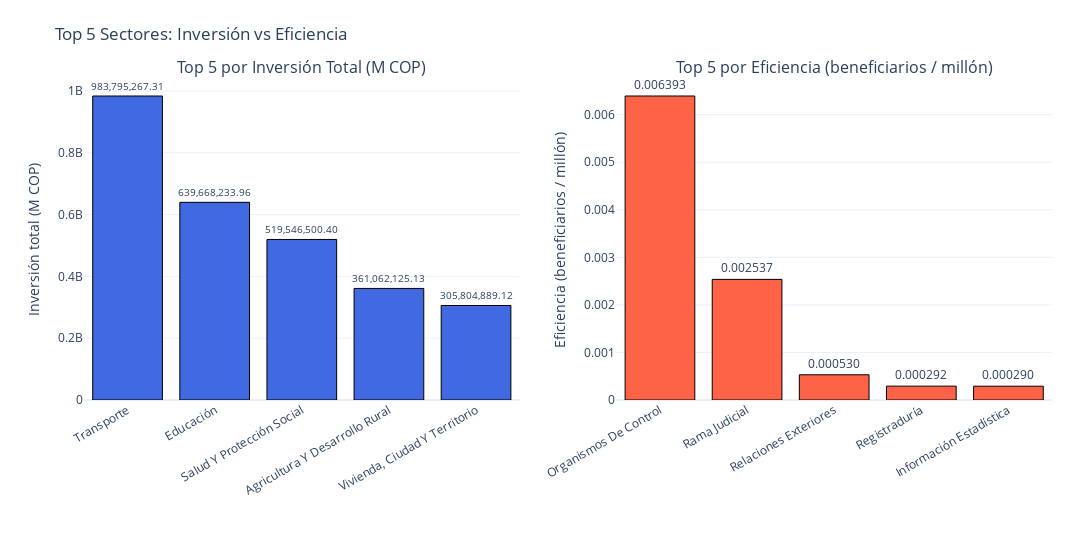

Write notebook code for a chart like this one.
### Code cell
import pandas as pd
import plotly.graph_objects as go
from plotly.subplots import make_subplots

# --- Preparación ---
tabla_resumen = Variables_Sector[[
    "Sector", "ValorTotalProyecto_M", "TotalBeneficiario_M", "CantidadProyectos"
]].copy()

tabla_resumen["Eficiencia_Beneficiarios_x_Millon"] = (
    tabla_resumen["TotalBeneficiario_M"] / tabla_resumen["ValorTotalProyecto_M"]
)

# Top 5 inversión y eficiencia
top5_inv = tabla_resumen.nlargest(5, "ValorTotalProyecto_M").sort_values("ValorTotalProyecto_M", ascending=False)
top5_eff = tabla_resumen.nlargest(5, "Eficiencia_Beneficiarios_x_Millon").sort_values("Eficiencia_Beneficiarios_x_Millon", ascending=False)

# --- Crear subplots: 1 fila, 2 columnas ---
fig = make_subplots(
    rows=1, cols=2,
    subplot_titles=("Top 5 por Inversión Total (M COP)", "Top 5 por Eficiencia (beneficiarios / millón)")
)

# --- Gráfico 1: Inversión ---
fig.add_trace(
    go.Bar(
        x=top5_inv["Sector"],
        y=top5_inv["ValorTotalProyecto_M"],
        text=top5_inv["ValorTotalProyecto_M"].round(2).map(lambda v: f"{v:,.2f}"),
        textposition="outside",
        marker_color="royalblue",
        marker_line=dict(width=1, color="black"),
        name="Inversión"
    ),
    row=1, col=1
)

# --- Gráfico 2: Eficiencia ---
fig.add_trace(
    go.Bar(
        x=top5_eff["Sector"],
        y=top5_eff["Eficiencia_Beneficiarios_x_Millon"],
        text=top5_eff["Eficiencia_Beneficiarios_x_Millon"].round(6).map(lambda v: f"{v:.6f}"),
        textposition="outside",
        marker_color="tomato",
        marker_line=dict(width=1, color="black"),
        name="Eficiencia"
    ),
    row=1, col=2
)

# --- Layout ---
fig.update_layout(
    template="plotly_white",
    height=550,
    width=1200,
    showlegend=False,
    title="Top 5 Sectores: Inversión vs Eficiencia",
    margin=dict(l=60, r=40, t=80, b=150)  # margen inferior mayor para nombres largos
)

# Ejes
fig.update_yaxes(title_text="Inversión total (M COP)", row=1, col=1)
fig.update_yaxes(title_text="Eficiencia (beneficiarios / millón)", row=1, col=2)

# Rotamos nombres para que se lean bien
fig.update_xaxes(tickangle=-30)

fig.show()

### Figure 1 — Plotly figure (JSON) as saved in the notebook; plotly's stock layout.template omitted (floating-point values rounded to 4 significant figures)
{"data": [{"marker": {"color": "royalblue", "line": {"color": "black", "width": 1}}, "name": "Inversión", "text": ["983,795,267.31", "639,668,233.96", "519,546,500.40", "361,062,125.13", "305,804,889.12"], "textposition": "outside", "type": "bar", "x": ["Transporte", "Educación", "Salud Y Protección Social", "Agricultura Y Desarrollo Rural", "Vivienda, Ciudad Y Territorio"], "xaxis": "x", "y": [983800000.0, 639700000.0, 519500000.0, 361100000.0, 305800000.0], "yaxis": "y"}, {"marker": {"color": "tomato", "line": {"color": "black", "width": 1}}, "name": "Eficiencia", "text": ["0.006393", "0.002537", "0.000530", "0.000292", "0.000290"], "textposition": "outside", "type": "bar", "x": ["Organismos De Control", "Rama Judicial", "Relaciones Exteriores", "Registraduría", "Información Estadística"], "xaxis": "x2", "y": [0.006393, 0.002537, 0.0005302, 0.0002916, 0.00029], "yaxis": "y2"}], "layout": {"annotations": [{"font": {"size": 16}, "showarrow": false, "text": "Top 5 por Inversión Total (M COP)", "x": 0.225, "xanchor": "center", "xref": "paper", "y": 1, "yanchor": "bottom", "yref": "paper"}, {"font": {"size": 16}, "showarrow": false, "text": "Top 5 por Eficiencia (beneficiarios / millón)", "x": 0.775, "xanchor": "center", "xref": "paper", "y": 1, "yanchor": "bottom", "yref": "paper"}], "height": 550, "margin": {"b": 150, "l": 60, "r": 40, "t": 80}, "showlegend": false, "title": {"text": "Top 5 Sectores: Inversión vs Eficiencia"}, "width": 1200, "xaxis": {"anchor": "y", "domain": [0, 0.45], "tickangle": -30}, "xaxis2": {"anchor": "y2", "domain": [0.55, 1], "tickangle": -30}, "yaxis": {"anchor": "x", "domain": [0, 1], "title": {"text": "Inversión total (M COP)"}}, "yaxis2": {"anchor": "x2", "domain": [0, 1], "title": {"text": "Eficiencia (beneficiarios / millón)"}}}}
